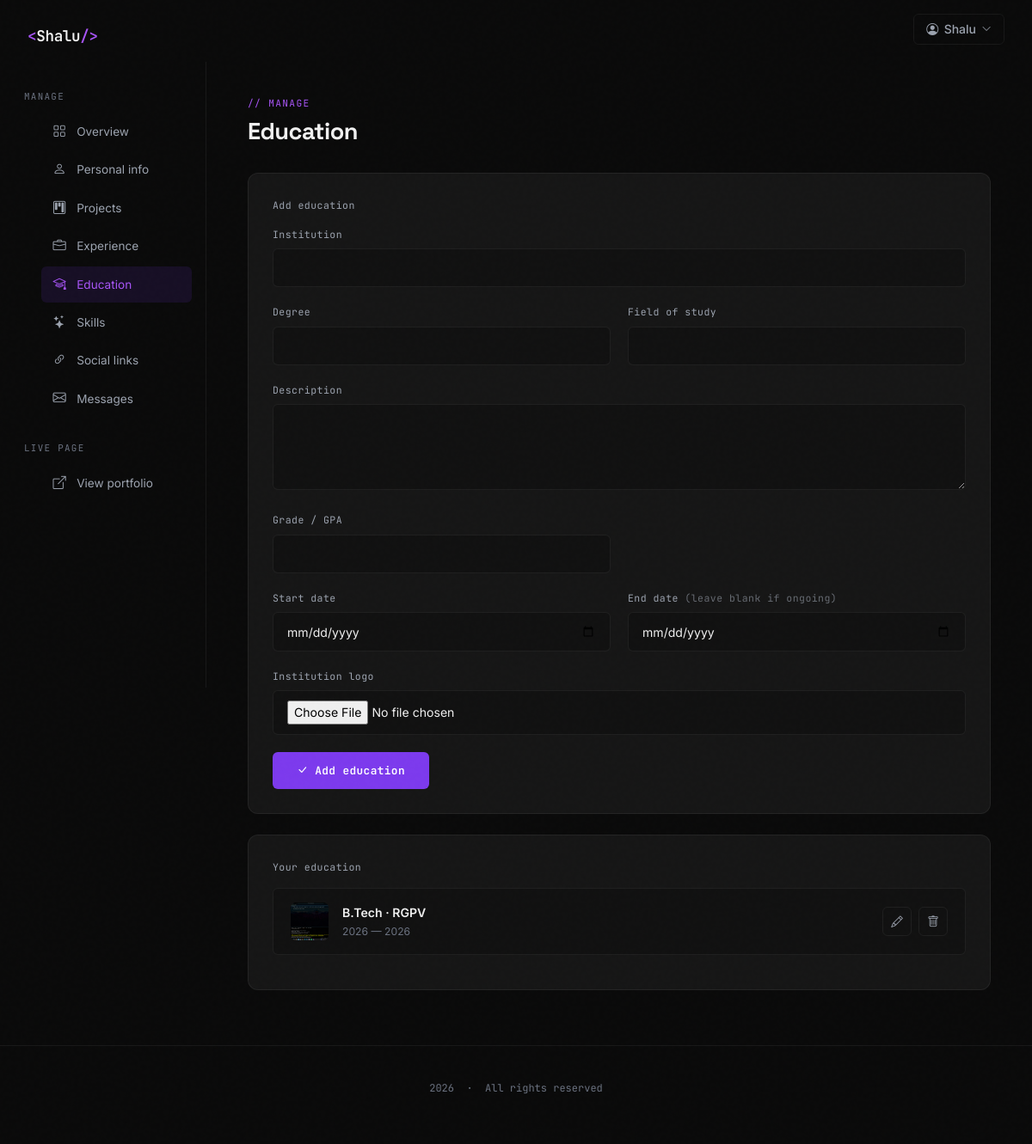
The page /dashboard/education/ (signed in) on the database its author committed.
### portfolio/models.py (models this page shows, shortened)
class Education(models.Model):
    user             = models.ForeignKey(User, on_delete=models.CASCADE, related_name='educations')
    institution      = models.CharField(max_length=150)
    institution_logo = models.ImageField(upload_to='portfolio/education/', blank=True, null=True)
    degree           = models.CharField(max_length=100)
    field_of_study   = models.CharField(max_length=100, blank=True)
    description      = models.TextField(blank=True)
    grade            = models.CharField(max_length=20, blank=True)
    start_date       = models.DateField()
    end_date         = models.DateField(blank=True, null=True)
    order            = models.PositiveSmallIntegerField(default=0)

### portfolio/views.py (the view)
# urls.py: path('dashboard/education/',          views.manage_education,    name='manage_education'),
@login_required
def manage_education(request):
    educations = Education.objects.filter(user=request.user).order_by('order', '-start_date')
    edit_id = request.GET.get('edit')
    instance = get_object_or_404(Education, pk=edit_id, user=request.user) if edit_id else None
    if request.method == 'POST':
        instance = get_object_or_404(Education, pk=request.POST.get('pk'), user=request.user) if request.POST.get('pk') else None
        form = EducationForm(request.POST, request.FILES, instance=instance)
        if form.is_valid():
            edu = form.save(commit=False)
            edu.user = request.user
            edu.save()
            messages.success(request, 'Education saved.')
            return redirect('manage_education')
    else:
        form = EducationForm(instance=instance)
    return render(request, 'dashboard/education.html', {
        'educations': educations, 'form': form, 'editing': instance, 'active_nav': 'education',
    })

### portfolio/forms.py
class EducationForm(forms.ModelForm):
    class Meta:
        model   = Education
        exclude = ['user']
        widgets = {
            'description': forms.Textarea(attrs={'rows': 3}),
            'start_date':  forms.DateInput(attrs={'type': 'date'}),
            'end_date':    forms.DateInput(attrs={'type': 'date'}),
        }

### templates/dashboard/education.html (shortened to what this page needs)
{% extends "dashboard/base.html" %}
{% block dash_content %}
<div class="dash-header">
  <div class="dash-eyebrow">// manage</div>
  <h1 class="dash-title">Education</h1>
</div>
<div class="dash-card">
  <div class="dash-label" style="margin-bottom:1rem;">{% if editing %}Edit entry{% else %}Add education{% endif %}</div>
  <form method="POST" enctype="multipart/form-data">
    <div class="dash-field">
      <label class="dash-label" for="id_institution">Institution</label>
      <input class="dash-input" type="text" id="id_institution" name="institution" value="{{ form.institution.value|default:'' }}" required>
    </div>
    <div class="dash-row-2">
      <div class="dash-field">
        <label class="dash-label" for="id_degree">Degree</label>
        <input class="dash-input" type="text" id="id_degree" name="degree" value="{{ form.degree.value|default:'' }}" required>
      </div>
      <div class="dash-field">
        <label class="dash-label" for="id_field_of_study">Field of study</label>
        <input class="dash-input" type="text" id="id_field_of_study" name="field_of_study" value="{{ form.field_of_study.value|default:'' }}">
      </div>
    </div>
    <div class="dash-field">
      <label class="dash-label" for="id_description">Description</label>
      <textarea class="dash-textarea dash-input" id="id_description" name="description" rows="3">{{ form.description.value|default:'' }}</textarea>
    </div>
    <div class="dash-row-2">
      <div class="dash-field">
        <label class="dash-label" for="id_grade">Grade / GPA</label>
        <input class="dash-input" type="text" id="id_grade" name="grade" value="{{ form.grade.value|default:'' }}">
      </div>
      <div></div>
    </div>
    <div class="dash-row-2">
      <div class="dash-field">
        <label class="dash-label" for="id_start_date">Start date</label>
        <input class="dash-input" type="date" id="id_start_date" name="start_date" value="{{ form.start_date.value|date:'Y-m-d'|default:'' }}" required>
      </div>
      <div class="dash-field">
        <label class="dash-label" for="id_end_date">End date <span style="opacity:.6;">(leave blank if ongoing)</span></label>
        <input class="dash-input" type="date" id="id_end_date" name="end_date" value="{{ form.end_date.value|date:'Y-m-d'|default:'' }}">
      </div>
    </div>
    <div class="dash-field">
      <label class="dash-label" for="id_institution_logo">Institution logo</label>
      <input class="dash-input" type="file" id="id_institution_logo" name="institution_logo" accept="image/*">
    </div>
    <div style="display:flex;gap:.75rem;">
      <button type="submit" class="btn-primary-custom"><i class="bi bi-check-lg"></i> {% if editing %}Save changes{% else %}Add education{% endif %}</button>
    </div>
  </form>
</div>
<div class="dash-card">
  <div class="dash-label" style="margin-bottom:1rem;">Your education</div>
  {% if educations %}
    {% for edu in educations %}
    <div class="dash-list-item">
      <div class="dash-list-main">
        {% if edu.institution_logo %}<img src="{{ edu.institution_logo.url }}" class="dash-list-thumb" alt="">{% else %}<div class="dash-list-thumb-placeholder"><i class="bi bi-mortarboard"></i></div>{% endif %}
        <div style="min-width:0;">
          <div class="dash-list-title">{{ edu.degree }} · {{ edu.institution }}</div>
          <div class="dash-list-sub">{{ edu.start_date|date:"Y" }} — {% if edu.end_date %}{{ edu.end_date|date:"Y" }}{% else %}Present{% endif %}</div>
        </div>
      </div>
      <div class="dash-list-actions">
        <a href="{% url 'manage_education' %}?edit={{ edu.pk }}" class="dash-icon-btn" title="Edit"><i class="bi bi-pencil"></i></a>
        <form method="POST" action="{% url 'delete_education' edu.pk %}" onsubmit="return confirm('Delete this entry?');" style="display:inline;">
          <button type="submit" class="dash-icon-btn danger" title="Delete"><i class="bi bi-trash"></i></button>
        </form>
      </div>
    </div>
    {% endfor %}
  {% else %}
    <div class="dash-empty"><i class="bi bi-mortarboard"></i>No education added yet.</div>
  {% endif %}
</div>
{% endblock %}

### templates/layout.html (shortened to what this page needs)
{% load static %}
<!DOCTYPE html>
<html lang="en">
<head>
    <link href="https://cdn.jsdelivr.net/npm/bootstrap@5.3.3/dist/css/bootstrap.min.css" rel="stylesheet">
    <link rel="stylesheet" href="https://cdn.jsdelivr.net/npm/bootstrap-icons@1.11.3/font/bootstrap-icons.min.css">
    <link href="https://unpkg.com/aos@2.3.4/dist/aos.css" rel="stylesheet">
</head>
<body>
    <nav class="navbar-custom" id="navbar">
        <div class="navbar-inner">
            <a href="{% if portfolio_page %}#home{% else %}{% url 'landing' %}{% endif %}" class="nav-logo">
                {% if info and info.full_name %}
                  <span>&lt;</span>{{ info.full_name|truncatewords:1 }}<span>/&gt;</span>
                {% elif request.user.is_authenticated %}
                  <span>&lt;</span>{{ request.user.username }}<span>/&gt;</span>
                {% else %}
                  <span>&lt;</span>Dev<span>/&gt;</span>
                {% endif %}
            </a>
            <ul class="nav-links" id="navLinks">
                {% if request.user.is_authenticated %}
                <li class="nav-dropdown" id="navDropdown">
                    <button class="nav-profile-btn" id="navProfileBtn" type="button">
                        <i class="bi bi-person-circle"></i>
                        {{ request.user.username }}
                        <i class="bi bi-chevron-down"></i>
                    </button>
                </li>
                {% endif %}
            </ul>
        </div>
    </nav>
    {% block content %}{% endblock %}
    <footer class="footer-custom">
        <div class="container-custom">
            <p class="footer-text">
                <span id="year"></span> &nbsp;·&nbsp; All rights reserved
            </p>
        </div>
    </footer>
</body>
</html>

### templates/layout.html (style rules this page uses)
:root { --bg-primary: #0a0a0a; --bg-secondary: #111111; --bg-card: #161616; --bg-card-hover: #1e1e1e; --accent: #7c3aed; --accent-light: #a855f7; --accent-glow: rgba(124,58,237,0.25); --text-primary: #f0f0f0; --text-secondary:#9ca3af; --text-muted: #6b7280; --border: rgba(255,255,255,0.06); --border-accent: rgba(124,58,237,0.4); --radius-sm: 6px; --radius-md: 12px; --radius-lg: 20px; --font-display: 'Space Grotesk', sans-serif; --font-body: 'Inter', sans-serif; --font-mono: 'JetBrains Mono', monospace; }
*, *::before, *::after { box-sizing: border-box; margin: 0; padding: 0; }
html { scroll-behavior: smooth; }
body { font-family: var(--font-body); background-color: var(--bg-primary); color: var(--text-primary); overflow-x: hidden; -webkit-font-smoothing: antialiased; }
body::before { content: ''; position: fixed; inset: 0; pointer-events: none; z-index: 0; opacity: 0.4; }
.navbar-custom { position: fixed; top: 0; left: 0; right: 0; z-index: 1000; padding: 1rem 0; transition: all 0.4s ease; }
.navbar-inner { max-width: 1200px; margin: 0 auto; padding: 0 2rem; display: flex; align-items: center; justify-content: space-between; }
.nav-logo { font-family: var(--font-mono); font-size: 1.1rem; font-weight: 600; color: var(--text-primary); text-decoration: none; letter-spacing: -0.02em; }
.nav-logo span { color: var(--accent-light); }
.nav-links { display: flex; align-items: center; gap: 0.25rem; list-style: none; }
.nav-dropdown { position: relative; list-style: none; }
.nav-profile-btn { display: flex; align-items: center; gap: 0.4rem; font-family: var(--font-body); font-size: 0.875rem; font-weight: 500; color: var(--text-secondary); background: transparent; border: 1px solid var(--border); border-radius: var(--radius-sm); padding: 0.4rem 0.9rem; cursor: pointer; transition: border-color 0.2s, color 0.2s; }
.nav-profile-btn i.bi-chevron-down { font-size: 0.7rem; transition: transform 0.2s; }
.container-custom { max-width: 1200px; margin: 0 auto; padding: 0 2rem; }
.btn-primary-custom { display: inline-flex; align-items: center; gap: 0.5rem; font-family: var(--font-mono); font-size: 0.8rem; font-weight: 600; color: #fff; background: var(--accent); border: none; border-radius: var(--radius-sm); padding: 0.75rem 1.75rem; text-decoration: none; transition: background 0.2s, transform 0.2s, box-shadow 0.2s; letter-spacing: 0.03em; }
.footer-custom { border-top: 1px solid var(--border); padding: 2.5rem 0; position: relative; z-index: 1; }
.footer-text { font-family: var(--font-mono); font-size: 0.75rem; color: var(--text-muted); text-align: center; }

### rows shown on the page
Education: institution_logo (picture), degree "B.Tech", institution "RGPV", start_date "2026", end_date "2026"

### other values the page prints
{{ request.user.username }} "Shalu"
